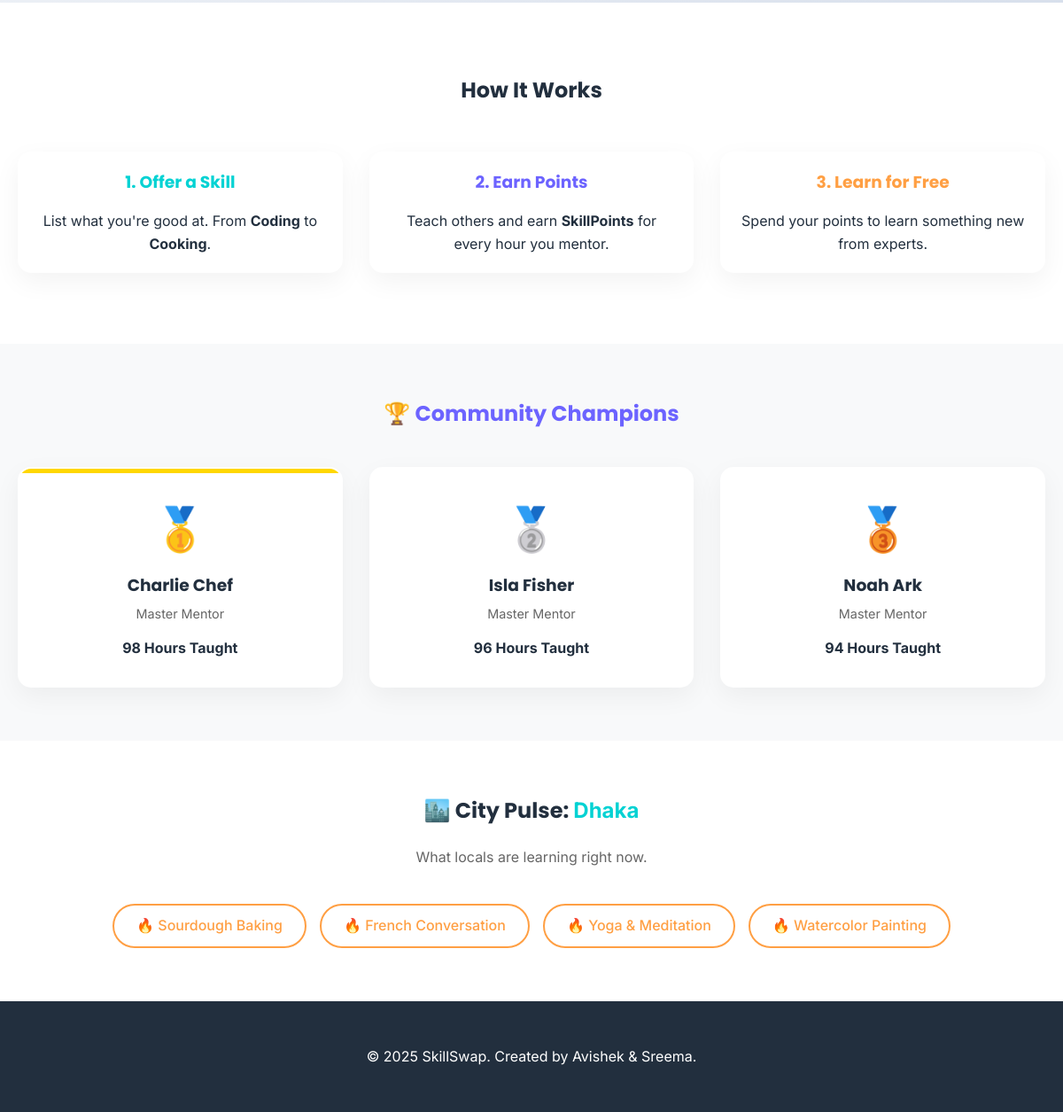
Page /skillswap/index.php (lower part) on the earlier database version.
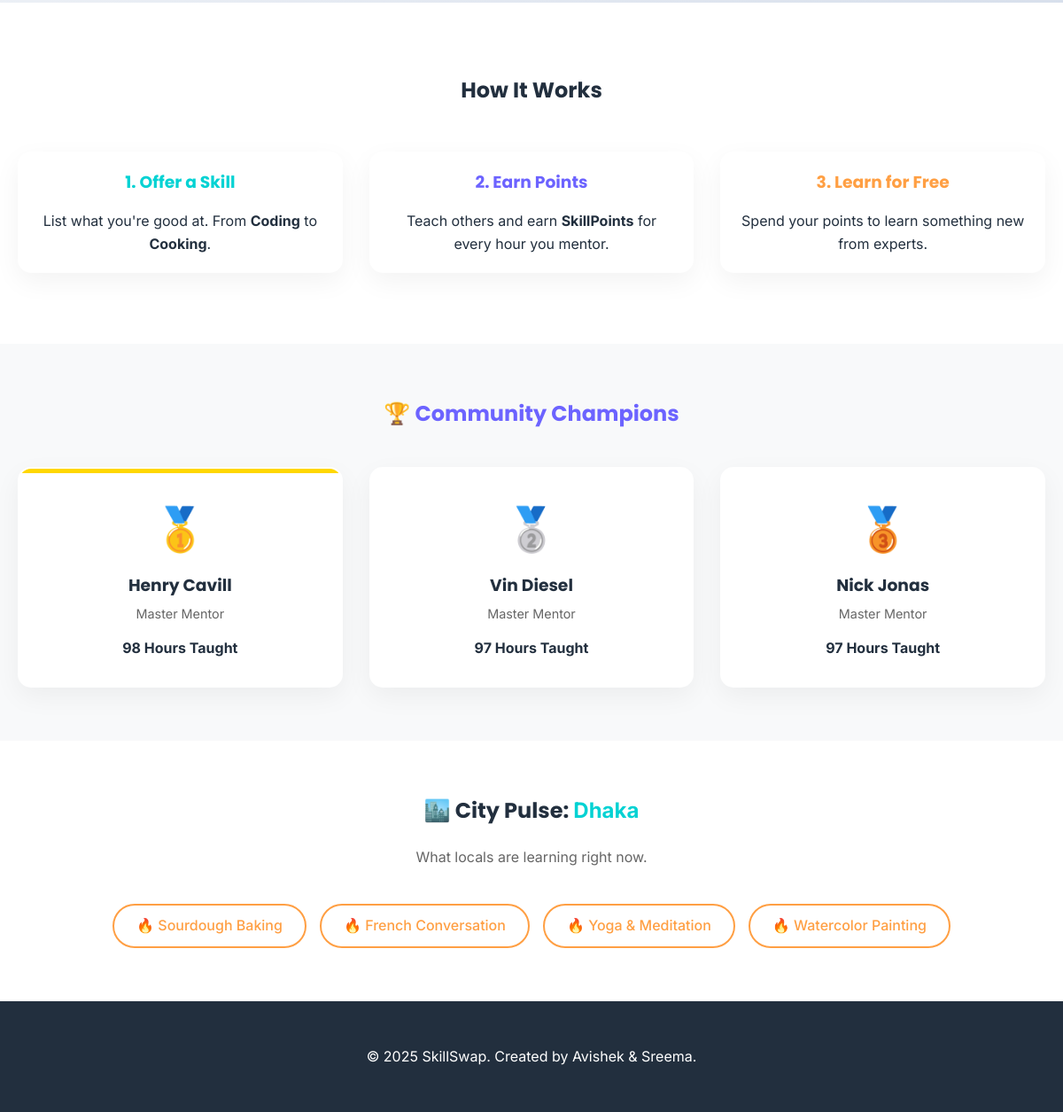
Same page on the later database version.
### tables this page shows
CREATE TABLE `teacher` (
    `teacher_id` INT PRIMARY KEY,
    `total_hours_taught` INT DEFAULT 0,
    `average_rating` DECIMAL(3,2),

    FOREIGN KEY (`teacher_id`) REFERENCES `user`(`user_id`)
        ON DELETE CASCADE
);

CREATE TABLE `user` (
    `user_id` INT AUTO_INCREMENT PRIMARY KEY,
    
    `first_name` VARCHAR(50),
    `last_name` VARCHAR(50),
    `email` VARCHAR(120) UNIQUE NOT NULL,
    `password` VARCHAR(100) NOT NULL,
    `role` ENUM('admin','user') DEFAULT 'user',
    `preferred_language` VARCHAR(50),
    `city` VARCHAR(80),
    `country` VARCHAR(80),

    `skillpoints` INT DEFAULT 0,
    
     
    `warning_count` INT DEFAULT 0,
    `is_suspended` BOOLEAN DEFAULT FALSE,
    
     
    `profile_picture` VARCHAR(255) DEFAULT 'default.png'
);

### skillswap/index.php (the view, shortened to what this page needs)
<?php
include 'includes/db.php';
$top_teachers = $conn->query("
    SELECT u.first_name, u.last_name, t.total_hours_taught
    FROM teacher t
    JOIN user u ON t.teacher_id = u.user_id
    ORDER BY t.total_hours_taught DESC
    LIMIT 3
");
$city_name = "Dhaka";
$trending_skills = $conn->query("
    SELECT s.title, COUNT(ss.session_no) as popularity
    FROM session ss
    JOIN teacher t ON ss.teacher_id = t.teacher_id
    JOIN user u ON t.teacher_id = u.user_id
    JOIN skill s ON ss.skill_id = s.skill_id
    WHERE u.city = '$city_name'
    GROUP BY s.title
    ORDER BY popularity DESC
    LIMIT 5
");
?>
<!DOCTYPE html>
<html lang="en">
<head>
    <link rel="stylesheet" href="css/style.css">
</head>
<body>
<section class="features" style="padding: 80px 0; background: white;">
    <div class="container">
        <h2 style="text-align: center; margin-bottom: 50px;">How It Works</h2>
        <div class="grid-3">
            <div class="card" style="text-align: center;">
                <h3 style="color: var(--secondary);">1. Offer a Skill</h3>
                <p>List what you're good at. From <strong>Coding</strong> to <strong>Cooking</strong>.</p>
            </div>
            <div class="card" style="text-align: center;">
                <h3 style="color: var(--primary);">2. Earn Points</h3>
                <p>Teach others and earn <strong>SkillPoints</strong> for every hour you mentor.</p>
            </div>
            <div class="card" style="text-align: center;">
                <h3 style="color: var(--accent);">3. Learn for Free</h3>
                <p>Spend your points to learn something new from experts.</p>
            </div>
        </div>
    </div>
</section>
<section class="leaderboard" style="padding: 60px 0; background: #f8f9fa;">
    <div class="container">
        <h2 style="text-align: center; margin-bottom: 40px; color: var(--primary);">🏆 Community Champions</h2>
        <div class="grid-3">
            <?php
            $rank = 1;
            while($teacher = $top_teachers->fetch_assoc()):
                $medal = "";
                if($rank == 1) $medal = "🥇";
                if($rank == 2) $medal = "🥈";
                if($rank == 3) $medal = "🥉";
            ?>
            <div class="card" style="text-align: center; padding: 30px; border: 2px solid transparent; transition: 0.3s; position: relative; overflow: hidden;">
                <?php if($rank==1): ?>
                    <div style="position: absolute; top:0; left:0; width: 100%; height: 5px; background: gold;"></div>
                <?php endif; ?>
                <div style="font-size: 3rem; margin-bottom: 10px;"><?php echo $medal; ?></div>
                <h3 style="margin-bottom: 5px;"><?php echo $teacher['first_name'] . ' ' . $teacher['last_name']; ?></h3>
                <p style="color: #666; font-size: 0.9rem;">Master Mentor</p>
                <div style="margin-top: 15px; font-weight: bold; color: var(--dark);">
                    <?php echo $teacher['total_hours_taught']; ?> Hours Taught
                </div>
            </div>
            <?php $rank++; endwhile; ?>
        </div>
    </div>
</section>
<section class="city-pulse" style="padding: 60px 0; background: white;">
    <div class="container" style="text-align: center;">
        <h2 style="margin-bottom: 20px;">🏙️ City Pulse: <span style="color: var(--secondary);"><?php echo htmlspecialchars($city_name); ?></span></h2>
        <p style="margin-bottom: 40px; color: #666;">What locals are learning right now.</p>
        <div style="display: flex; flex-wrap: wrap; justify-content: center; gap: 15px;">
            <?php if($trending_skills->num_rows > 0): ?>
                <?php while($skill = $trending_skills->fetch_assoc()): ?>
                    <a href="skills.php?search=<?php echo urlencode($skill['title']); ?>"
                       style="display: inline-block; padding: 10px 25px; background: white; border: 2px solid var(--accent); color: var(--accent); border-radius: 50px; text-decoration: none; font-weight: 500; transition: 0.2s;">
                       🔥 <?php echo $skill['title']; ?>
                    </a>
                <?php endwhile; ?>
            <?php else: ?>
                <p>No trends yet in this city. <a href="skills.php">Be the first!</a></p>
            <?php endif; ?>
        </div>
    </div>
</section>
<footer style="background: var(--dark); color: white; padding: 50px 0; margin-top: auto;">
    <div class="container" style="text-align: center;">
        <p>&copy; 2025 SkillSwap. Created by Avishek & Sreema.</p>
    </div>
</footer>
</body>
</html>

Differences in the rows shown:
no longer on this page (row edited): teacher: medal "🥇", teacher_id.first_name "Charlie", teacher_id.last_name "Chef", total_hours_taught "98"
no longer on this page (row edited): teacher: medal "🥈", teacher_id.first_name "Isla", teacher_id.last_name "Fisher", total_hours_taught "96"
no longer on this page (row edited): teacher: medal "🥉", teacher_id.first_name "Noah", teacher_id.last_name "Ark", total_hours_taught "94"
now on this page (row edited): teacher: medal "🥇", teacher_id.first_name "Henry", teacher_id.last_name "Cavill", total_hours_taught "98"
now on this page (row edited): teacher: medal "🥈", teacher_id.first_name "Vin", teacher_id.last_name "Diesel", total_hours_taught "97"
now on this page (row edited): teacher: medal "🥉", teacher_id.first_name "Nick", teacher_id.last_name "Jonas", total_hours_taught "97"
